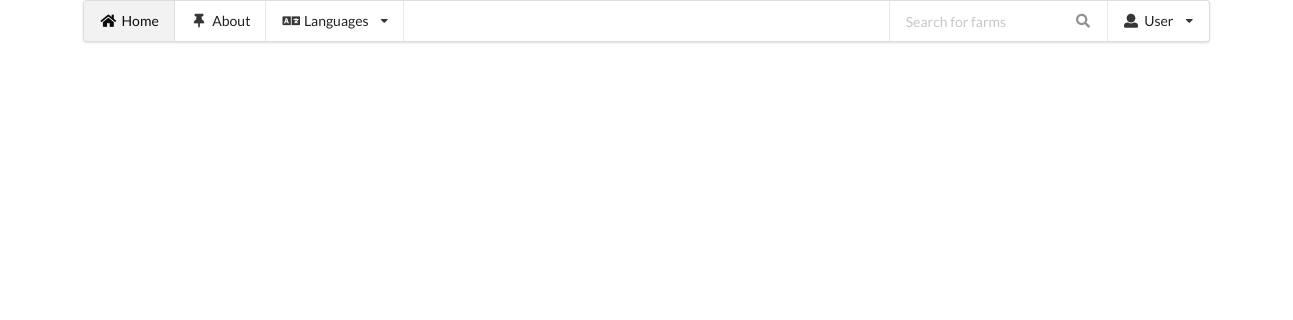
/farms, run on an earlier commit of the app's database.
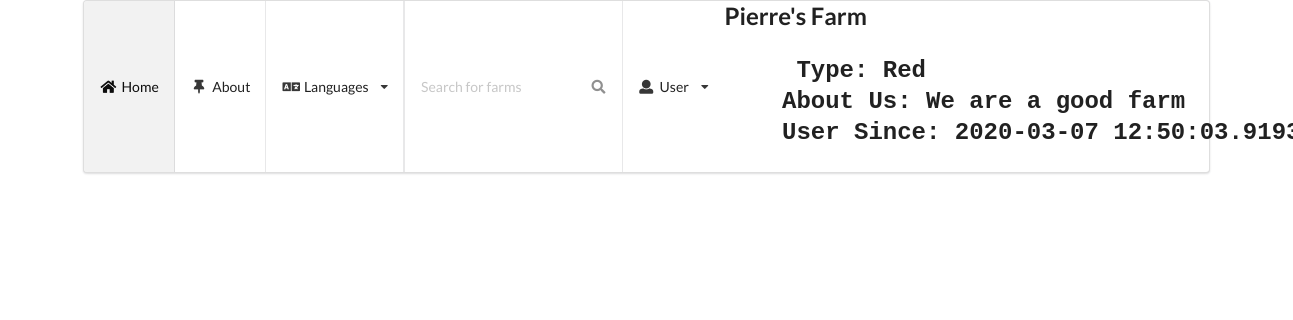
And on a later commit of the database.
### main.py (models this page shows)
class User(db.Model):
    id = db.Column(db.Integer, primary_key=True)
    farmname = db.Column(db.String(50), unique=True, nullable=False)
    address = db.Column(db.String(50), unique=True, nullable=False)
    farmtype = db.Column(db.String(50))
    about = db.Column(db.String(1000))
    username = db.Column(db.String(50), unique=True, nullable=False)
    password = db.Column(db.String(50))
    date_created = db.Column(db.DateTime, default=datetime.now)

### main.py (the view)
@app.route('/farms', methods = ['GET','POST'])
def farms():
    farms = db.session.query(User).all()
    return render_template('farms.html', farms=farms)

### Templates/farms.html
{% extends "layout.html"%}
{%block content%}
{% for farm in farms %}
<h2>{{farm.farmname}}</2>
<p>
<pre>
    <b> Type:</b> {{farm.farmtype}}
    About Us: {{farm.about}}
    User Since: {{farm.date_created}}
</pre>
</p>
{% endfor %}
{%endblock content%}

### Templates/layout.html (shortened to what this page needs)
<!DOCTYPE html>
<html>
    <head>
        <link rel='stylesheet' href='https://cdn.jsdelivr.net/npm/semantic-ui@2.4.2/dist/semantic.min.css'>
    </head>
    <body>
        <div class='ui container'>
            <div class='ui menu'>
                <a class='active item' href='/'>
                    <i class='home icon'></i>
                    <span class='text'>Home</span></a>
                <a class='item' href='/about'>
                    <i class='thumbtack icon'></i>
                    <span class='text'>About</span></a>
                <div class='ui simple dropdown item'>
                    <i class='language icon'></i>Languages
                    <i class='dropdown icon'></i>
                </div>
                <div class="right menu">
                    <div class="ui right aligned category search item">
                      <div class="ui transparent icon input">
                        <input class="prompt" type="text" placeholder="Search for farms">
                        <i class="search link icon"></i>
                      </div>
                    </div>
                    <div class="ui simple dropdown item">
                      <i class="user icon"></i>
                      <span class="text" id="username">User</span>
                      <i class="dropdown icon"></i>
                    </div>
        </div>
    </body>
    <div class="container">
      {%block content%}
      {%endblock%}
    </div>
</html>

What changed in the data, as far as the page shows it:
added User: farmname "Pierre's Farm", farmtype "Red", about "We are a good farm", date_created "2020-03-07…"
